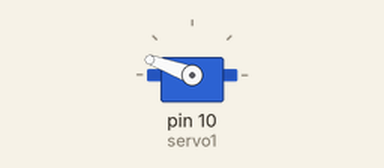
Simulated run of this sketch. Board: Arduino Uno, built with avr-gcc and run on an emulated ATmega328P. Shown: servo. What the sketch prints to the serial monitor is not drawn.

Above: at 0.05 s.
At 3.0 s:
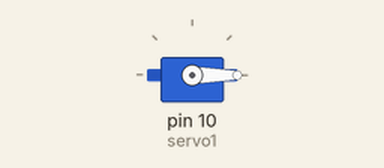
Timing chart, 0 to 7.0 s (numbered marks = the images above):
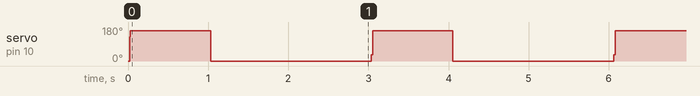

The sketch:

Gallery_target_servo.ino
```cpp
/*
This is a test sketch for the Adafruit assembled Motor Shield for Arduino v2

stripped back to servos only drm 20150908

For use with the Adafruit Motor Shield v2.3
---->	http://www.adafruit.com/products/1438

Connect hobby servo to SERVO1 (yellow wire to outsid, I think)
*/

#include <Wire.h>
#include <Adafruit_MotorShield.h>
#include "utility/Adafruit_PWMServoDriver.h"
#include <Servo.h>
#include <EEPROM.h>

const char *version="Gallery_target_servo -> V1.0-20150925 ";

// Create the motor shield object with the default I2C address
// Adafruit_MotorShield AFMS = Adafruit_MotorShield();

// We'll also test out the built in Arduino Servo library
Servo servo1;

void setup()
{
  Serial.begin(115200);           // set up Serial library at 9600 bps
  drm_Start_print();
  Serial.println("Maker Faire Target Servo Control");

  // Attach a servo to pin #10
  servo1.attach(10);
}

int i;
void loop() {
  for (i=0; i<180; i+=32)
  {
    servo1.write(min(i,180));
    Serial.print(i);
    Serial.print(" ");
    delay(4);
  }
  delay(1000);
  servo1.write(0);
  Serial.print("Back to 0");
  delay(2000);
}

void drm_Start_print()
{
  Serial.print(version); Serial.print(F(" SN#"));
  Serial.println(drm_Serialno());
  Serial.print(F("Compiled-> "));
  Serial.print(F(__DATE__));
  Serial.print(F(" "));
  Serial.println(F(__TIME__));
}
unsigned short drm_Serialno() {
  return(EEPROM.read(5) << 8 | EEPROM.read(6)); // combine two bytes into in serial number (drm specific)
}
```

Measured:
- by itself, servo on pin 10 (servo1): repeats every 3.0 s: 160° 1.0 s, 0° 2.0 s, 32° 0.02 s
